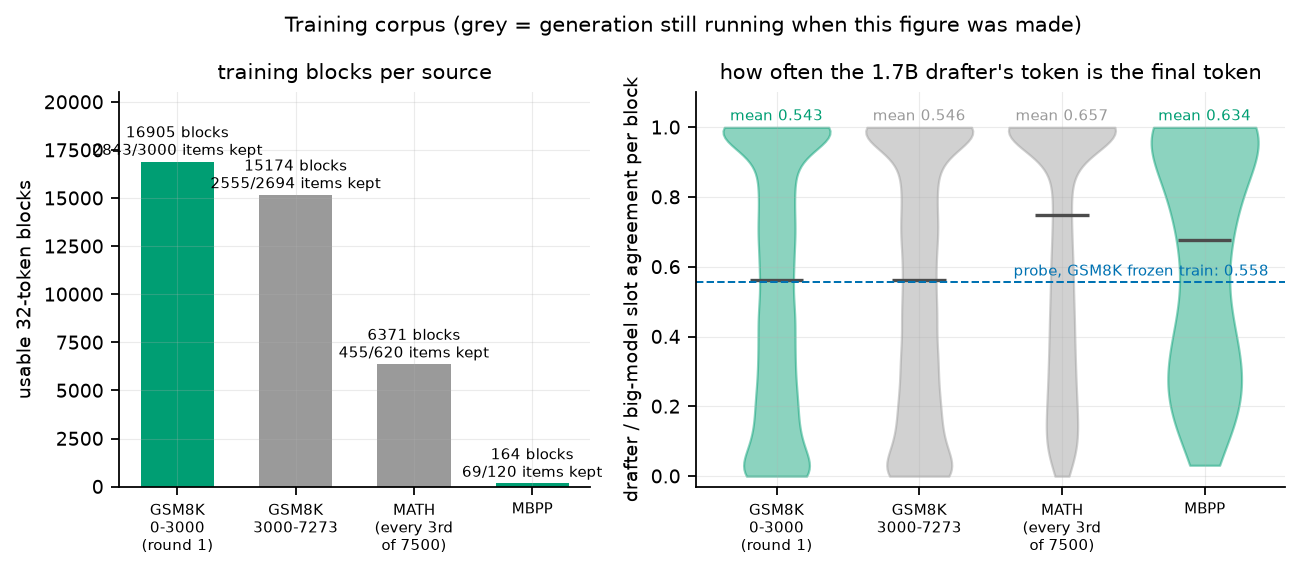

Source code (Python):
#!/usr/bin/env python
"""F7 -- the training corpus: blocks per source and the stock drafter's per-slot
agreement with the big model, per source.

Data: the round-1 and round-2 data-generation records (one JSON line per prompt),
  logs/draftalign/datagen/<cell>/*.jsonl
written by run_da_decode.py under the training-free blind-accept rule (draft s8,
gamma 0.50). Fields used: `correct`, `n_blocks`, `n_valid_per_block`,
`draft_agreement_per_block` (per block, the share of that block's generated slots
where the drafter's token equals the decode's final token).

Round-2 generation was still running when this figure was made; the counts for the
three unfinished sources are therefore a snapshot, and the figure says so. Round 1's
own count is cross-checked against logs/draftalign/trainset_gsm8k_r1/build_summary.json.

Usage: /venv/main/bin/python results/figures/draftalign/F7_data_sources.py
"""
import glob
import json
import os
import sys

import numpy as np

sys.path.insert(0, os.path.dirname(os.path.abspath(__file__)))
from _common import C, ROOT, style          # noqa: E402

style()
import matplotlib.pyplot as plt             # noqa: E402

SOURCES = [
    ("GSM8K\n0-3000\n(round 1)", "gsm8k_pool_0_3000_dv-s8_blind_q50", True),
    ("GSM8K\n3000-7273", "gsm8k_pool_3000_7273_dv-s8_blind_q50", False),
    ("MATH\n(every 3rd\nof 7500)", "math_pool_0_7500_3_dv-s8_blind_q50", False),
    ("MBPP", "mbpp_pool_dv-s8_blind_q50", True),
]
MAX_SEQ = 1200                              # build_train_set drops blocks ending past this

rows = []
for label, cell, done in SOURCES:
    recs = []
    for f in sorted(glob.glob(f"{ROOT}/logs/draftalign/datagen/{cell}/*.jsonl")):
        recs += [json.loads(l) for l in open(f) if l.strip()]
    if not recs:
        continue
    n_items = len(recs)
    ok = [r for r in recs if r.get("correct")]
    blocks = agr = 0
    agrs = []
    for r in ok:                            # only correct items enter the training set
        pl = int(r["prompt_tokens"])
        lo0 = (pl // 32) * 32
        for b, nv in enumerate(r["n_valid_per_block"]):
            if lo0 + 32 * (b + 1) > MAX_SEQ or nv == 0:
                continue
            blocks += 1
            agrs.append(float(r["draft_agreement_per_block"][b]))
    rows.append(dict(label=label, cell=cell, done=done, items=n_items, correct=len(ok),
                     blocks=blocks, agree=float(np.mean(agrs)) if agrs else float("nan"),
                     agree_sd=float(np.std(agrs)) if agrs else float("nan"),
                     agrs=np.array(agrs)))

fig, axes = plt.subplots(1, 2, figsize=(9.4, 3.2), gridspec_kw={"width_ratios": [1, 1.25]})
x = np.arange(len(rows))

ax = axes[0]
cols = [C["r2a"] if r["done"] else C["grey"] for r in rows]
ax.bar(x, [r["blocks"] for r in rows], color=cols, width=0.62)
for i, r in enumerate(rows):
    ax.annotate("%d blocks\n%d/%d items kept" % (r["blocks"], r["correct"], r["items"]),
                (i, r["blocks"]), textcoords="offset points", xytext=(0, 3), ha="center",
                fontsize=6.6)
ax.set_xticks(x)
ax.set_xticklabels([r["label"] for r in rows], fontsize=6.6)
ax.set_ylabel("usable 32-token blocks")
ax.set_ylim(0, 20500)
ax.set_title("training blocks per source")

ax = axes[1]
parts = ax.violinplot([r["agrs"] for r in rows], positions=x, widths=0.75, showextrema=False,
                      showmedians=True)
for i, b in enumerate(parts["bodies"]):
    b.set_facecolor(cols[i])
    b.set_alpha(0.45)
    b.set_edgecolor(cols[i])
parts["cmedians"].set_color(C["stock"])
for i, r in enumerate(rows):
    ax.annotate("mean %.3f" % r["agree"], (i, 1.02), ha="center", fontsize=6.8, color=cols[i])
ax.axhline(0.5579, color=C["free"], ls="--", lw=0.9)
ax.text(len(rows) - 0.55, 0.575, "probe, GSM8K frozen train: 0.558", ha="right", fontsize=6.8,
        color=C["free"])
ax.set_xticks(x)
ax.set_xticklabels([r["label"] for r in rows], fontsize=6.6)
ax.set_ylabel("drafter / big-model slot agreement per block")
ax.set_ylim(-0.03, 1.10)
ax.set_title("how often the 1.7B drafter's token is the final token")

fig.suptitle("Training corpus (grey = generation still running when this figure was made)",
             y=1.03, fontsize=9.5)
out = os.path.join(os.path.dirname(os.path.abspath(__file__)), "F7_data_sources.png")
fig.savefig(out)
print("wrote", out)
for r in rows:
    print("%-22s items %5d correct %5d blocks %6d agreement %.4f (sd %.3f) %s"
          % (r["cell"][:22], r["items"], r["correct"], r["blocks"], r["agree"], r["agree_sd"],
             "COMPLETE" if r["done"] else "PARTIAL"))
print("total blocks in the snapshot:", sum(r["blocks"] for r in rows))
